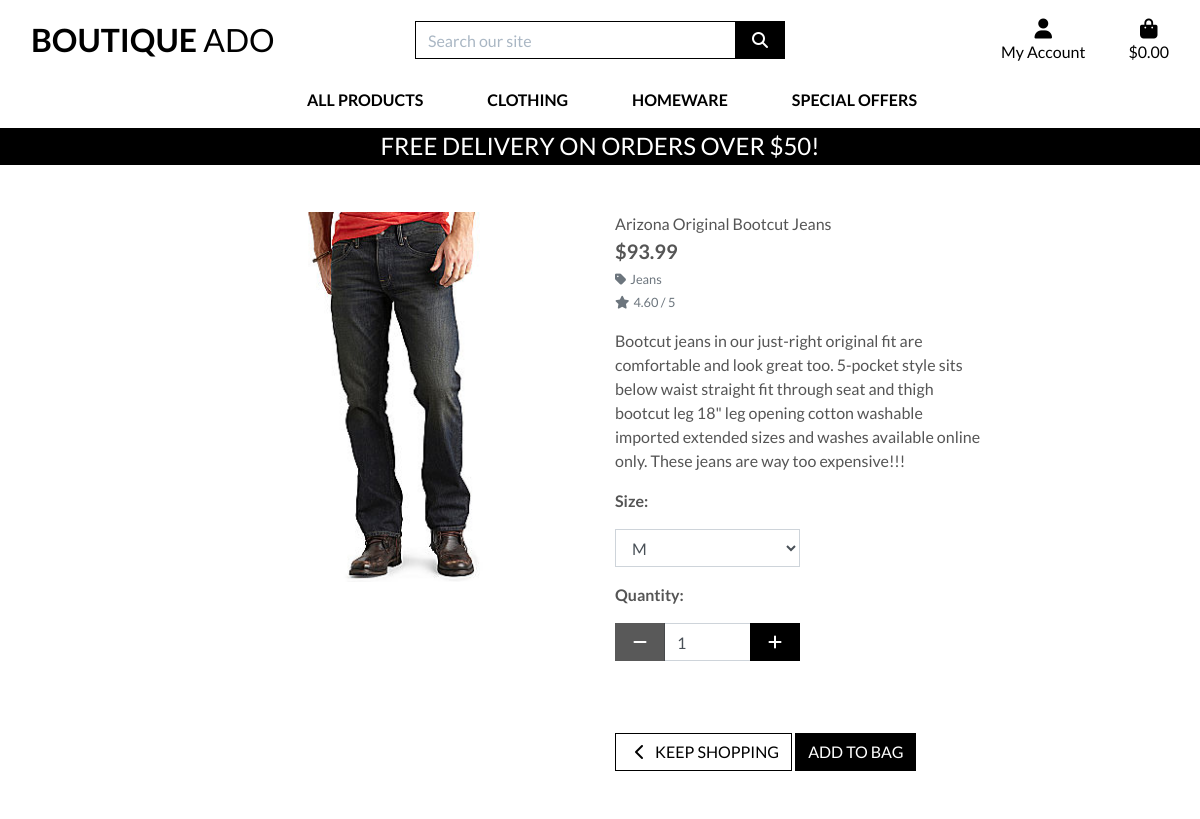
The page /products/1/ on the database its author committed.
### products/models.py (models this page shows, shortened)
class Product(models.Model):
    category = models.ForeignKey(
        'Category', null=True, blank=True, on_delete=models.SET_NULL)
    sku = models.CharField(max_length=254, null=True, blank=True)
    name = models.CharField(max_length=254)
    description = models.TextField()
    has_sizes = models.BooleanField(default=False, null=True, blank=True)
    price = models.DecimalField(max_digits=6, decimal_places=2)
    rating = models.DecimalField(
        max_digits=6, decimal_places=2, null=True, blank=True)
    image_url = models.URLField(max_length=1024, null=True, blank=True)
    image = models.ImageField(null=True, blank=True)

class Category(models.Model):
    class Meta:
        verbose_name_plural = 'Categories'
    name = models.CharField(max_length=254)
    friendly_name = models.CharField(max_length=254, null=True, blank=True)

### products/views.py (the view)
# urls.py: path('<int:product_id>/', views.product_detail, name='product_detail'),
def product_detail(request, product_id):
    product = get_object_or_404(Product, pk=product_id)
    context = {
        'product': product,
    }
    return render(request, 'products/product_detail.html', context)

### bag/contexts.py (called while the page is built, shortened)
def bag_contents(request):
    bag_items = []
    total = 0
    product_count = 0
    bag = request.session.get('bag', {})
    if total < settings.FREE_DELIVERY_THRESHOLD:
        delivery = total * Decimal(settings.STANDARD_DELIVERY_PERCENTAGE / 100)
        free_delivery_delta = settings.FREE_DELIVERY_THRESHOLD - total
    else:
        delivery = 0
        free_delivery_delta = 0
    grand_total = delivery + total
    context = {
        'bag_items': bag_items,
        'total': total,
        'product_count': product_count,
        'delivery': delivery,
        'free_delivery_delta': free_delivery_delta,
        'free_delivery_threshold': settings.FREE_DELIVERY_THRESHOLD,
        'grand_total': grand_total,
    }
    return context

### products/templates/products/product_detail.html (shortened to what this page needs)
{% extends "base.html" %}
{% load static %}
{% block page_header %}
    <div class="container header-container">
    </div>
{% endblock %}
{% block content %}
    <div class="overlay"></div>
    <div class="container-fluid">
        <div class="row">
            <div class="col-12 col-md-6 col-lg-4 offset-lg-2">
                <div class="image-container my-5">
                    {% if product.image %}
                        <a href="{{ product.image.url }}" target="_blank">
                            <img class="card-img-top img-fluid" src="{{ product.image.url }}" alt="{{ product.name }}">
                        </a>
                        {% else %}
                        <a href="">
                            <img class="card-img-top img-fluid" src="{{ MEDIA_URL }}noimage.png" alt="{{ product.name }}">
                        </a>
                    {% endif %}
                </div>
            </div>
            <div class="col-12 col-md-6 col-lg-4">
                <div class="product-details-container mb-5 mt-md-5">
                    <p class="mb-0">{{ product.name }}</p>
                    <p class="lead mb-0 text-left font-weight-bold">${{ product.price }}</p>
                    {% if product.category %}
                    <p class="small mt-1 mb-0">
                        <a class="text-muted" href="{% url 'products' %}?category={{ product.category.name }}">
                            <i class="fas fa-tag mr-1"></i>{{ product.category.friendly_name }}
                        </a>
                    </p>
                    {% endif %}
                    {% if product.rating %}
                        <small class="text-muted"><i class="fas fa-star mr-1"></i>{{ product.rating }} / 5</small>
                    {% else %}
                        <small class="text-muted">No Rating</small>
                    {% endif %}
                    <p class="mt-3">{{ product.description }}</p>
                    <form class="form" action="{% url 'add_to_bag' product.id %}" method="POST">
                        <div class="form-row">
                            {% with product.has_sizes as s %}
                            {% if s %}
                                <div class="col-12">
                                    <p><strong>Size:</strong></p>
                                    <select class="form-control rounded-0 w-50" name="product_size" id='id_product_size'>
                                        <option value="m" selected>M</option>
                                    </select>
                                </div>
                            {% endif %}
                            <div class="col-12">
                                <p class="mt-3"><strong>Quantity:</strong></p>
                                <div class="form-group w-50">
                                    <div class="input-group">
                                        <div class="input-group-prepend">
                                            <button class="decrement-qty btn btn-black rounded-0"
                                                data-item_id="{{ product.id }}" id="decrement-qty_{{ product.id }}">
                                                <span class="icon">
                                                    <i class="fas fa-minus"></i>
                                                </span>
                                            </button>
                                        </div>
                                        <input class="form-control qty_input" type="number"
                                            name="quantity" value="1" min="1" max="99"
                                            data-item_id="{{ product.id }}"
                                            id="id_qty_{{ product.id }}">
                                        <div class="input-group-append">
                                            <button class="increment-qty btn btn-black rounded-0"
                                                data-item_id="{{ product.id }}" id="increment-qty_{{ product.id }}">
                                                <span class="icon">
                                                    <i class="fas fa-plus"></i>
                                                </span>
                                            </button>
                                        </div>
                                    </div>
                                </div>
                            </div>
                            <div class="col{% if s %}-12 mt-2{% endif %}">
                                <a href="{% url 'products' %}" class="btn btn-outline-black rounded-0 mt-5">
                                    <span class="icon">
                                        <i class="fas fa-chevron-left"></i>
                                    </span>
                                    <span class="text-uppercase">Keep Shopping</span>
                                </a>
                                <input type="submit" class="btn btn-black rounded-0 text-uppercase mt-5" value="Add to Bag">
                            </div>
                            {% endwith %}
                        </div>
                    </form>
                </div>
            </div>
        </div>
    </div>
{% endblock %}

### static/css/base.css (style rules this page uses)
html { height: 100%; }
body { background: url('/media/homepage_background_cropped.jpg') no-repeat center center fixed; background-size: cover; height: calc(100vh - 164px); color: #555; font-family: 'Lato'; }
.icon { align-items: center; display: inline-flex; justify-content: center; height: 1.5rem; width: 1.5rem; }
.btn-black { background: black; color: white; }
.btn-outline-black { background: white; color: black !important; border: 1px solid black; }
.overlay { height: 100%; width: 100%; top: 0; left: 0; position: fixed; background: white; z-index: -1; }
@media (min-width: 1200px) { .container { max-width: 80%; } }
@media (min-width: 992px) { .header-container { padding-top: 164px; } }

### rows shown on the page
Product: image (picture), name "Arizona Original Bootcut Jeans", price "93.99", category.friendly_name "Jeans", rating "4.60", description "Bootcut jeans in our just-right original fit are comfortable and look great too. 5-pocket style sits below waist straight fit through seat and thigh bootcut leg 18\" leg opening cotton washable imported extended sizes and washes available online only. These jeans are way too expensive!!!", quantity "1"

### other values the page prints
{{ free_delivery_threshold }} "50"
